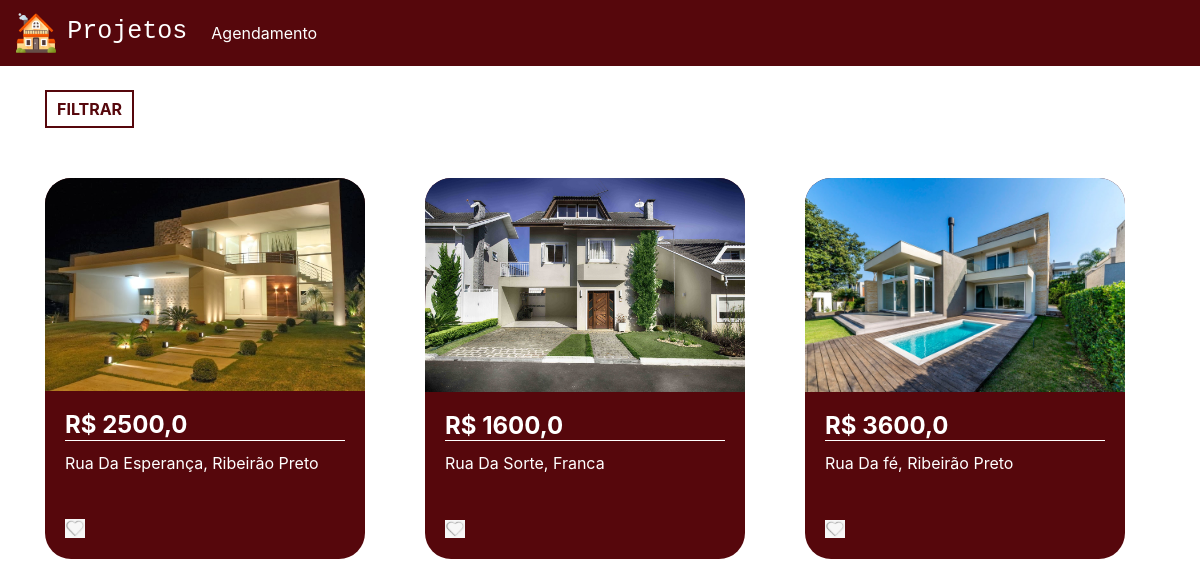
Screenshot of / (signed in) with the database file from the repository.
### plataforma/models.py (models this page shows, shortened)
class Imoveis(models.Model):
    choices = (('V', 'Venda'),
               ('A', 'Aluguel'))
    choices_imovel = (('A', 'Apartamento'),
                      ('C', 'Casa'))
    imagens = models.ManyToManyField(Imagem)
    valor = models.FloatField()
    quartos = models.IntegerField()
    tamanho = models.FloatField()
    cidade = models.ForeignKey(Cidade, on_delete=models.DO_NOTHING)
    rua = models.CharField(max_length=50)
    tipo = models.CharField(max_length=1, choices=choices)
    tipo_imovel = models.CharField(max_length=1, choices=choices_imovel)
    numero = models.IntegerField()
    descricao = models.TextField()
    dias_visita = models.ManyToManyField(DiasVisita)
    horarios = models.ManyToManyField(Horario)

class Imagem(models.Model):
    img = models.ImageField(upload_to='img')

class Cidade(models.Model):
    nome = models.CharField(max_length=30)
    def __str__(self) -> str:
        return self.nome

### plataforma/views.py (the view)
# urls.py: 2. Add a URL to urlpatterns:  path('', views.home, name='home')
@login_required(login_url='/auth/logar/')
def home(request):
    preco_minimo = request.GET.get('preco_minimo')
    preco_maximo = request.GET.get('preco_maximo')
    cidade = request.GET.get('cidade')
    tipo = request.GET.getlist('tipo')
    cidades = Cidade.objects.all()
    if preco_minimo or preco_maximo or cidade or tipo:
        if not preco_minimo:
            preco_minimo = 0
        if not preco_maximo:
            preco_maximo = 999999999
        if not tipo:
            tipo = ['A', 'C']
        imoveis = Imoveis.objects.filter(valor__gte=preco_minimo)\
                                .filter(valor__lte=preco_maximo)\
                                .filter(tipo_imovel__in=tipo)\
                                .filter(cidade=cidade)
    else:
        imoveis = Imoveis.objects.all()
    return render(request, 'home.html', {'imoveis': imoveis, 'cidades': cidades})

### plataforma/templates/home.html (shortened to what this page needs)
{% extends 'base.html' %}
{% load static %}
{% block 'head' %}
<link rel="stylesheet" href="{% static 'plataforma/css/home.css' %}">
{% endblock %}
{% block 'body' %}
<div class="container">
<br>
<button type="button" class="btn_filtrar" data-toggle="modal"
data-target="#exampleModal">
FILTRAR
</button>
<div class="row">
{% for imovel in imoveis %}
<div class="col-md cont">
<div class="card_imoveis">
<img class="img_capa_imovel" src="{{imovel.imagens.all.0.img.url}}">
<div class="informacoes_imoveis">
<a class="a_none" href="{% url 'imovel' imovel.id %}"><h4 class="valor">R$ {{imovel.valor}}</h4></a>
<p>{{imovel.rua}}, {{imovel.cidade}}</p>
<br>
<img width="7%" src="{% static 'plataforma/img/heart.png' %}">
</div>
</div>
</div>
{% endfor %}
</div>
</div>
{% endblock %}

### templates/base.html (shortened to what this page needs)
{% load static %}
<!doctype html>
<html lang="pt-BR">
<head>
{% block 'head' %}{% endblock %}
<link rel="stylesheet" href="https://cdn.jsdelivr.net/npm/bootstrap@4.6.1/dist/css/bootstrap.min.css">
</head>
<body>
    {% if user.is_authenticated %}
    <nav class="navbar navbar-expand-lg navbar-dark bg_navbar">
    <a class="navbar-brand" href="{% url 'home' %}">
    <img width="40" src="{% static 'autenticacao/img/mansao.png' %}">
    &nbsp<h3 class="font_logo">Projetos<br></h3></a>
    <div class="collapse navbar-collapse" id="navbarNav">
    <ul class="navbar-nav">
    <li class="nav-item active">
    <a class="nav-link" href="{% url 'agendamentos' %}"> Agendamento</a>
    </li>
    </ul>
    </div>
    </nav>
    {% endif %}
{% block 'body' %}{% endblock %}
</body>
</html>

### templates/static/plataforma/css/home.css (style rules this page uses)
.bg_navbar { background-color:#56070c; }
.font_logo { font-family: 'Courier New', Courier, monospace; font-size: 25px; display: inline; }
.card_imoveis { background-color: #56070c; width: 20rem; margin-top: 50px; border-radius: 26px; display: inline-block; margin-right: 20px; }
.card_imoveis:last-child { margin-right: 0; }
.img_capa_imovel { width: 100%; border-top-left-radius: 26px; border-top-right-radius: 26px; }
.informacoes_imoveis { padding: 20px; color: white; }
.valor { font-weight: bold; border-bottom: 1px solid white; margin-bottom: 10px; }
.btn_filtrar { border: none; background-color: transparent; border: 2px solid #56070c; color: #56070c; padding: 5px 10px; font-weight: bold; }
.a_none { color: white; }

### rows the page displays
Imoveis: imagens.all.0.img (picture), valor "2500,0", rua "Rua Da Esperança", cidade "Ribeirão Preto"
Imoveis: imagens.all.0.img (picture), valor "1600,0", rua "Rua Da Sorte", cidade "Franca"
Imoveis: imagens.all.0.img (picture), valor "3600,0", rua "Rua Da fé", cidade "Ribeirão Preto"
